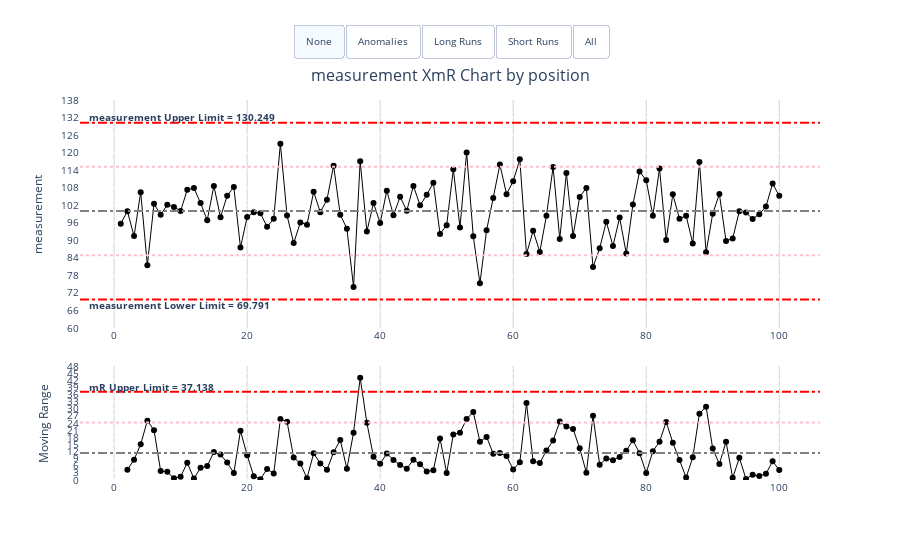

Source (notebook cell):
### Code cell
# Numeric example
numeric_data = pd.DataFrame({
    'position': range(1, 101),
    'measurement': np.random.normal(100, 10, 100)
})

xmr_numeric = xmr.XmR(
    data=numeric_data,
    x_ser_name='position',
    y_ser_name='measurement',
    x_type='numeric'
)

xmr_numeric.xmr_chart

### Figure 1 — Plotly figure (JSON) as saved in the notebook; plotly's stock layout.template omitted (floating-point values rounded to 4 significant figures)
{"data": [{"hovertemplate": "<b>Position:</b> %{x}<br><b>Value:</b> %{y:.2f}<br><extra></extra>", "line": {"color": "black", "width": 1}, "marker": {"color": "black", "size": 6}, "mode": "lines+markers", "name": "measurement", "type": "scatter", "x": [1, 2, 3, 4, 5, 6, 7, 8, 9, 10, 11, 12, 13, 14, 15, 16, 17, 18, 19, 20, 21, 22, 23, 24, 25, 26, 27, 28, 29, 30, 31, 32, 33, 34, 35, 36, 37, 38, 39, 40, 41, 42, 43, 44, 45, 46, 47, 48, 49, 50, 51, 52, 53, 54, 55, 56, 57, 58, 59, 60, 61, 62, 63, 64, 65, 66, 67, 68, 69, 70, 71, 72, 73, 74, 75, 76, 77, 78, 79, 80, 81, 82, 83, 84, 85, 86, 87, 88, 89, 90, 91, 92, 93, 94, 95, 96, 97, 98, 99, 100], "xaxis": "x", "y": [95.69, 99.97, 91.43, 106.5, 81.5, 102.5, 98.72, 102.2, 101.4, 100.0, 107.3, 107.9, 102.7, 96.85, 108.6, 97.9, 105.2, 108.2, 87.52, 97.95, 99.58, 99.22, 94.6, 97.35, 123.1, 98.5, 89.08, 96.07, 95.36, 106.6, 99.61, 103.9, 115.5, 98.74, 93.99, 74.06, 117.1, 93.0, 102.7, 95.88, 107.0, 98.53, 104.9, 100.1, 108.6, 102.0, 105.6, 109.7, 92.19, 95.14, 114.3, 94.38, 120.0, 91.39, 75.29, 93.44, 104.5, 115.9, 105.8, 110.2, 117.7, 85.32, 93.23, 86.03, 98.44, 115.1, 90.47, 113.0, 91.51, 104.8, 107.9, 80.87, 87.29, 96.39, 88.04, 97.78, 85.5, 102.2, 113.5, 110.6, 98.44, 114.5, 90.06, 105.8, 97.37, 98.42, 88.89, 116.8, 85.9, 99.11, 105.9, 89.73, 90.63, 99.96, 99.49, 97.31, 98.94, 101.5, 109.4, 105.2], "yaxis": "y"}, {"hovertemplate": "<b>Position:</b> %{x}<br><b>Range:</b> %{y:.2f}<br><extra></extra>", "line": {"color": "black", "width": 1}, "marker": {"color": "black", "size": 6}, "mode": "lines+markers", "name": "Moving Range", "type": "scatter", "x": [1, 2, 3, 4, 5, 6, 7, 8, 9, 10, 11, 12, 13, 14, 15, 16, 17, 18, 19, 20, 21, 22, 23, 24, 25, 26, 27, 28, 29, 30, 31, 32, 33, 34, 35, 36, 37, 38, 39, 40, 41, 42, 43, 44, 45, 46, 47, 48, 49, 50, 51, 52, 53, 54, 55, 56, 57, 58, 59, 60, 61, 62, 63, 64, 65, 66, 67, 68, 69, 70, 71, 72, 73, 74, 75, 76, 77, 78, 79, 80, 81, 82, 83, 84, 85, 86, 87, 88, 89, 90, 91, 92, 93, 94, 95, 96, 97, 98, 99, 100], "xaxis": "x2", "y": [null, 4.285, 8.539, 15.03, 24.97, 20.98, 3.761, 3.442, 0.7383, 1.396, 7.277, 0.5896, 5.157, 5.884, 11.75, 10.69, 7.337, 2.981, 20.7, 10.43, 1.624, 0.357, 4.621, 2.752, 25.71, 24.55, 9.423, 6.992, 0.713, 11.23, 6.988, 4.275, 11.66, 16.8, 4.748, 19.93, 43.02, 24.07, 9.743, 6.862, 11.11, 8.457, 6.364, 4.785, 8.508, 6.659, 3.601, 4.103, 17.48, 2.955, 19.16, 19.93, 25.65, 28.64, 16.1, 18.15, 11.06, 11.41, 10.11, 4.416, 7.481, 32.38, 7.916, 7.204, 12.41, 16.62, 24.59, 22.53, 21.49, 13.34, 3.087, 27.06, 6.413, 9.103, 8.345, 9.733, 12.28, 16.75, 11.3, 2.983, 12.12, 16.09, 24.47, 15.69, 8.382, 1.048, 9.529, 27.9, 30.89, 13.21, 6.742, 16.13, 0.9092, 9.329, 0.4685, 2.187, 1.637, 2.585, 7.887, 4.203], "yaxis": "y2"}, {"marker": {"color": "red", "size": 8, "symbol": "cross"}, "mode": "markers", "texttemplate": "%{y}", "type": "scatter", "visible": false, "x": [], "xaxis": "x", "y": [], "yaxis": "y"}, {"marker": {"color": "red", "size": 8, "symbol": "cross"}, "mode": "markers", "type": "scatter", "visible": false, "x": [37], "xaxis": "x2", "y": [43.02], "yaxis": "y2"}], "layout": {"annotations": [{"font": {"size": 16}, "showarrow": false, "text": "measurement XmR Chart by position", "x": 0.5, "xanchor": "center", "xref": "paper", "y": 1.1, "yanchor": "top", "yref": "paper"}, {"font": {"size": 10}, "showarrow": false, "text": "<b>mR Upper Limit = 37.138</b>", "x": 0.01, "xanchor": "left", "xref": "paper", "y": 39.0, "yanchor": "auto", "yref": "y2"}, {"font": {"size": 10}, "showarrow": false, "text": "<b>measurement Upper Limit = 130.249</b>", "x": 0.01, "xanchor": "left", "xref": "paper", "y": 132.1, "yanchor": "auto", "yref": "y"}, {"font": {"size": 10}, "showarrow": false, "text": "<b>measurement Lower Limit = 69.791</b>", "x": 0.01, "xanchor": "left", "xref": "paper", "y": 67.98, "yanchor": "auto", "yref": "y"}], "font": {"size": 10}, "hovermode": "x", "plot_bgcolor": "white", "shapes": [{"line": {"color": "gray", "dash": "dashdot"}, "type": "line", "x0": 0, "x1": 1, "xref": "x domain", "y0": 100.0, "y1": 100.0, "yref": "y"}, {"line": {"color": "red", "dash": "dashdot"}, "type": "line", "x0": 0, "x1": 1, "xref": "x domain", "y0": 130.2, "y1": 130.2, "yref": "y"}, {"line": {"color": "red", "dash": "dashdot"}, "type": "line", "x0": 0, "x1": 1, "xref": "x domain", "y0": 69.79, "y1": 69.79, "yref": "y"}, {"line": {"color": "pink", "dash": "dot"}, "type": "line", "x0": 0, "x1": 1, "xref": "x domain", "y0": 115.1, "y1": 115.1, "yref": "y"}, {"line": {"color": "pink", "dash": "dot"}, "type": "line", "x0": 0, "x1": 1, "xref": "x domain", "y0": 84.91, "y1": 84.91, "yref": "y"}, {"line": {"color": "gray", "dash": "dashdot"}, "type": "line", "x0": 0, "x1": 1, "xref": "x domain", "y0": 11.36, "y1": 11.36, "yref": "y2"}, {"line": {"color": "red", "dash": "dashdot"}, "type": "line", "x0": 0, "x1": 1, "xref": "x domain", "y0": 37.14, "y1": 37.14, "yref": "y2"}, {"line": {"color": "pink", "dash": "dot"}, "type": "line", "x0": 0, "x1": 1, "xref": "x domain", "y0": 24.25, "y1": 24.25, "yref": "y2"}], "showlegend": false, "updatemenus": [{"active": 0, "buttons": [{"args": [{"visible": [true, true, false, false]}, {"annotations": [{"font": {"size": 16}, "showarrow": false, "text": "measurement XmR Chart by position", "x": 0.5, "xanchor": "center", "xref": "paper", "y": 1.1, "yanchor": "top", "yref": "paper"}, {"font": {"size": 10}, "showarrow": false, "text": "<b>mR Upper Limit = 37.138</b>", "x": 0.01, "xanchor": "left", "xref": "paper", "y": 39.0, "yanchor": "auto", "yref": "y2"}, {"font": {"size": 10}, "showarrow": false, "text": "<b>measurement Upper Limit = 130.249</b>", "x": 0.01, "xanchor": "left", "xref": "paper", "y": 132.1, "yanchor": "auto", "yref": "y"}, {"font": {"size": 10}, "showarrow": false, "text": "<b>measurement Lower Limit = 69.791</b>", "x": 0.01, "xanchor": "left", "xref": "paper", "y": 67.98, "yanchor": "auto", "yref": "y"}], "shapes": [{"line": {"color": "gray", "dash": "dashdot"}, "type": "line", "x0": 0, "x1": 1, "xref": "x domain", "y0": 100.0, "y1": 100.0, "yref": "y"}, {"line": {"color": "red", "dash": "dashdot"}, "type": "line", "x0": 0, "x1": 1, "xref": "x domain", "y0": 130.2, "y1": 130.2, "yref": "y"}, {"line": {"color": "red", "dash": "dashdot"}, "type": "line", "x0": 0, "x1": 1, "xref": "x domain", "y0": 69.79, "y1": 69.79, "yref": "y"}, {"line": {"color": "pink", "dash": "dot"}, "type": "line", "x0": 0, "x1": 1, "xref": "x domain", "y0": 115.1, "y1": 115.1, "yref": "y"}, {"line": {"color": "pink", "dash": "dot"}, "type": "line", "x0": 0, "x1": 1, "xref": "x domain", "y0": 84.91, "y1": 84.91, "yref": "y"}, {"line": {"color": "gray", "dash": "dashdot"}, "type": "line", "x0": 0, "x1": 1, "xref": "x domain", "y0": 11.36, "y1": 11.36, "yref": "y2"}, {"line": {"color": "red", "dash": "dashdot"}, "type": "line", "x0": 0, "x1": 1, "xref": "x domain", "y0": 37.14, "y1": 37.14, "yref": "y2"}, {"line": {"color": "pink", "dash": "dot"}, "type": "line", "x0": 0, "x1": 1, "xref": "x domain", "y0": 24.25, "y1": 24.25, "yref": "y2"}]}], "label": "None", "method": "update"}, {"args": [{"visible": [true, true, true, true]}, {"annotations": [{"font": {"size": 16}, "showarrow": false, "text": "measurement XmR Chart by position", "x": 0.5, "xanchor": "center", "xref": "paper", "y": 1.1, "yanchor": "top", "yref": "paper"}, {"font": {"size": 10}, "showarrow": false, "text": "<b>mR Upper Limit = 37.138</b>", "x": 0.01, "xanchor": "left", "xref": "paper", "y": 39.0, "yanchor": "auto", "yref": "y2"}, {"font": {"size": 10}, "showarrow": false, "text": "<b>measurement Upper Limit = 130.249</b>", "x": 0.01, "xanchor": "left", "xref": "paper", "y": 132.1, "yanchor": "auto", "yref": "y"}, {"font": {"size": 10}, "showarrow": false, "text": "<b>measurement Lower Limit = 69.791</b>", "x": 0.01, "xanchor": "left", "xref": "paper", "y": 67.98, "yanchor": "auto", "yref": "y"}], "shapes": [{"line": {"color": "gray", "dash": "dashdot"}, "type": "line", "x0": 0, "x1": 1, "xref": "x domain", "y0": 100.0, "y1": 100.0, "yref": "y"}, {"line": {"color": "red", "dash": "dashdot"}, "type": "line", "x0": 0, "x1": 1, "xref": "x domain", "y0": 130.2, "y1": 130.2, "yref": "y"}, {"line": {"color": "red", "dash": "dashdot"}, "type": "line", "x0": 0, "x1": 1, "xref": "x domain", "y0": 69.79, "y1": 69.79, "yref": "y"}, {"line": {"color": "pink", "dash": "dot"}, "type": "line", "x0": 0, "x1": 1, "xref": "x domain", "y0": 115.1, "y1": 115.1, "yref": "y"}, {"line": {"color": "pink", "dash": "dot"}, "type": "line", "x0": 0, "x1": 1, "xref": "x domain", "y0": 84.91, "y1": 84.91, "yref": "y"}, {"line": {"color": "gray", "dash": "dashdot"}, "type": "line", "x0": 0, "x1": 1, "xref": "x domain", "y0": 11.36, "y1": 11.36, "yref": "y2"}, {"line": {"color": "red", "dash": "dashdot"}, "type": "line", "x0": 0, "x1": 1, "xref": "x domain", "y0": 37.14, "y1": 37.14, "yref": "y2"}, {"line": {"color": "pink", "dash": "dot"}, "type": "line", "x0": 0, "x1": 1, "xref": "x domain", "y0": 24.25, "y1": 24.25, "yref": "y2"}]}], "label": "Anomalies", "method": "update"}, {"args": [{"visible": [true, true, false, false]}, {"annotations": [{"font": {"size": 16}, "showarrow": false, "text": "measurement XmR Chart by position", "x": 0.5, "xanchor": "center", "xref": "paper", "y": 1.1, "yanchor": "top", "yref": "paper"}, {"font": {"size": 10}, "showarrow": false, "text": "<b>mR Upper Limit = 37.138</b>", "x": 0.01, "xanchor": "left", "xref": "paper", "y": 39.0, "yanchor": "auto", "yref": "y2"}, {"font": {"size": 10}, "showarrow": false, "text": "<b>measurement Upper Limit = 130.249</b>", "x": 0.01, "xanchor": "left", "xref": "paper", "y": 132.1, "yanchor": "auto", "yref": "y"}, {"font": {"size": 10}, "showarrow": false, "text": "<b>measurement Lower Limit = 69.791</b>", "x": 0.01, "xanchor": "left", "xref": "paper", "y": 67.98, "yanchor": "auto", "yref": "y"}], "shapes": [{"line": {"color": "gray", "dash": "dashdot"}, "type": "line", "x0": 0, "x1": 1, "xref": "x domain", "y0": 100.0, "y1": 100.0, "yref": "y"}, {"line": {"color": "red", "dash": "dashdot"}, "type": "line", "x0": 0, "x1": 1, "xref": "x domain", "y0": 130.2, "y1": 130.2, "yref": "y"}, {"line": {"color": "red", "dash": "dashdot"}, "type": "line", "x0": 0, "x1": 1, "xref": "x domain", "y0": 69.79, "y1": 69.79, "yref": "y"}, {"line": {"color": "pink", "dash": "dot"}, "type": "line", "x0": 0, "x1": 1, "xref": "x domain", "y0": 115.1, "y1": 115.1, "yref": "y"}, {"line": {"color": "pink", "dash": "dot"}, "type": "line", "x0": 0, "x1": 1, "xref": "x domain", "y0": 84.91, "y1": 84.91, "yref": "y"}, {"line": {"color": "gray", "dash": "dashdot"}, "type": "line", "x0": 0, "x1": 1, "xref": "x domain", "y0": 11.36, "y1": 11.36, "yref": "y2"}, {"line": {"color": "red", "dash": "dashdot"}, "type": "line", "x0": 0, "x1": 1, "xref": "x domain", "y0": 37.14, "y1": 37.14, "yref": "y2"}, {"line": {"color": "pink", "dash": "dot"}, "type": "line", "x0": 0, "x1": 1, "xref": "x domain", "y0": 24.25, "y1": 24.25, "yref": "y2"}]}], "label": "Long Runs", "method": "update"}, {"args": [{"visible": [true, true, false, false]}, {"annotations": [{"font": {"size": 16}, "showarrow": false, "text": "measurement XmR Chart by position", "x": 0.5, "xanchor": "center", "xref": "paper", "y": 1.1, "yanchor": "top", "yref": "paper"}, {"font": {"size": 10}, "showarrow": false, "text": "<b>mR Upper Limit = 37.138</b>", "x": 0.01, "xanchor": "left", "xref": "paper", "y": 39.0, "yanchor": "auto", "yref": "y2"}, {"font": {"size": 10}, "showarrow": false, "text": "<b>measurement Upper Limit = 130.249</b>", "x": 0.01, "xanchor": "left", "xref": "paper", "y": 132.1, "yanchor": "auto", "yref": "y"}, {"font": {"size": 10}, "showarrow": false, "text": "<b>measurement Lower Limit = 69.791</b>", "x": 0.01, "xanchor": "left", "xref": "paper", "y": 67.98, "yanchor": "auto", "yref": "y"}], "shapes": [{"line": {"color": "gray", "dash": "dashdot"}, "type": "line", "x0": 0, "x1": 1, "xref": "x domain", "y0": 100.0, "y1": 100.0, "yref": "y"}, {"line": {"color": "red", "dash": "dashdot"}, "type": "line", "x0": 0, "x1": 1, "xref": "x domain", "y0": 130.2, "y1": 130.2, "yref": "y"}, {"line": {"color": "red", "dash": "dashdot"}, "type": "line", "x0": 0, "x1": 1, "xref": "x domain", "y0": 69.79, "y1": 69.79, "yref": "y"}, {"line": {"color": "pink", "dash": "dot"}, "type": "line", "x0": 0, "x1": 1, "xref": "x domain", "y0": 115.1, "y1": 115.1, "yref": "y"}, {"line": {"color": "pink", "dash": "dot"}, "type": "line", "x0": 0, "x1": 1, "xref": "x domain", "y0": 84.91, "y1": 84.91, "yref": "y"}, {"line": {"color": "gray", "dash": "dashdot"}, "type": "line", "x0": 0, "x1": 1, "xref": "x domain", "y0": 11.36, "y1": 11.36, "yref": "y2"}, {"line": {"color": "red", "dash": "dashdot"}, "type": "line", "x0": 0, "x1": 1, "xref": "x domain", "y0": 37.14, "y1": 37.14, "yref": "y2"}, {"line": {"color": "pink", "dash": "dot"}, "type": "line", "x0": 0, "x1": 1, "xref": "x domain", "y0": 24.25, "y1": 24.25, "yref": "y2"}]}], "label": "Short Runs", "method": "update"}, {"args": [{"visible": [true, true, true, true]}, {"annotations": [{"font": {"size": 16}, "showarrow": false, "text": "measurement XmR Chart by position", "x": 0.5, "xanchor": "center", "xref": "paper", "y": 1.1, "yanchor": "top", "yref": "paper"}, {"font": {"size": 10}, "showarrow": false, "text": "<b>mR Upper Limit = 37.138</b>", "x": 0.01, "xanchor": "left", "xref": "paper", "y": 39.0, "yanchor": "auto", "yref": "y2"}, {"font": {"size": 10}, "showarrow": false, "text": "<b>measurement Upper Limit = 130.249</b>", "x": 0.01, "xanchor": "left", "xref": "paper", "y": 132.1, "yanchor": "auto", "yref": "y"}, {"font": {"size": 10}, "showarrow": false, "text": "<b>measurement Lower Limit = 69.791</b>", "x": 0.01, "xanchor": "left", "xref": "paper", "y": 67.98, "yanchor": "auto", "yref": "y"}], "shapes": [{"line": {"color": "gray", "dash": "dashdot"}, "type": "line", "x0": 0, "x1": 1, "xref": "x domain", "y0": 100.0, "y1": 100.0, "yref": "y"}, {"line": {"color": "red", "dash": "dashdot"}, "type": "line", "x0": 0, "x1": 1, "xref": "x domain", "y0": 130.2, "y1": 130.2, "yref": "y"}, {"line": {"color": "red", "dash": "dashdot"}, "type": "line", "x0": 0, "x1": 1, "xref": "x domain", "y0": 69.79, "y1": 69.79, "yref": "y"}, {"line": {"color": "pink", "dash": "dot"}, "type": "line", "x0": 0, "x1": 1, "xref": "x domain", "y0": 115.1, "y1": 115.1, "yref": "y"}, {"line": {"color": "pink", "dash": "dot"}, "type": "line", "x0": 0, "x1": 1, "xref": "x domain", "y0": 84.91, "y1": 84.91, "yref": "y"}, {"line": {"color": "gray", "dash": "dashdot"}, "type": "line", "x0": 0, "x1": 1, "xref": "x domain", "y0": 11.36, "y1": 11.36, "yref": "y2"}, {"line": {"color": "red", "dash": "dashdot"}, "type": "line", "x0": 0, "x1": 1, "xref": "x domain", "y0": 37.14, "y1": 37.14, "yref": "y2"}, {"line": {"color": "pink", "dash": "dot"}, "type": "line", "x0": 0, "x1": 1, "xref": "x domain", "y0": 24.25, "y1": 24.25, "yref": "y2"}]}], "label": "All", "method": "update"}], "direction": "right", "type": "buttons", "x": 0.5, "xanchor": "center", "y": 1.2}], "xaxis": {"anchor": "y", "domain": [0, 1], "gridcolor": "lightgray", "showgrid": true, "tickformat": "d", "type": "linear", "zeroline": false}, "xaxis2": {"anchor": "y2", "domain": [0, 1], "gridcolor": "lightgray", "showgrid": true, "tickformat": "d", "type": "linear", "zeroline": false}, "yaxis": {"anchor": "x", "domain": [0.4, 1], "dtick": 6, "range": [60, 138], "tickformat": "0", "title": {"text": "measurement"}}, "yaxis2": {"anchor": "x2", "domain": [0, 0.3], "dtick": 3, "range": [0, 48], "tickformat": "0", "title": {"text": "Moving Range"}}}}
